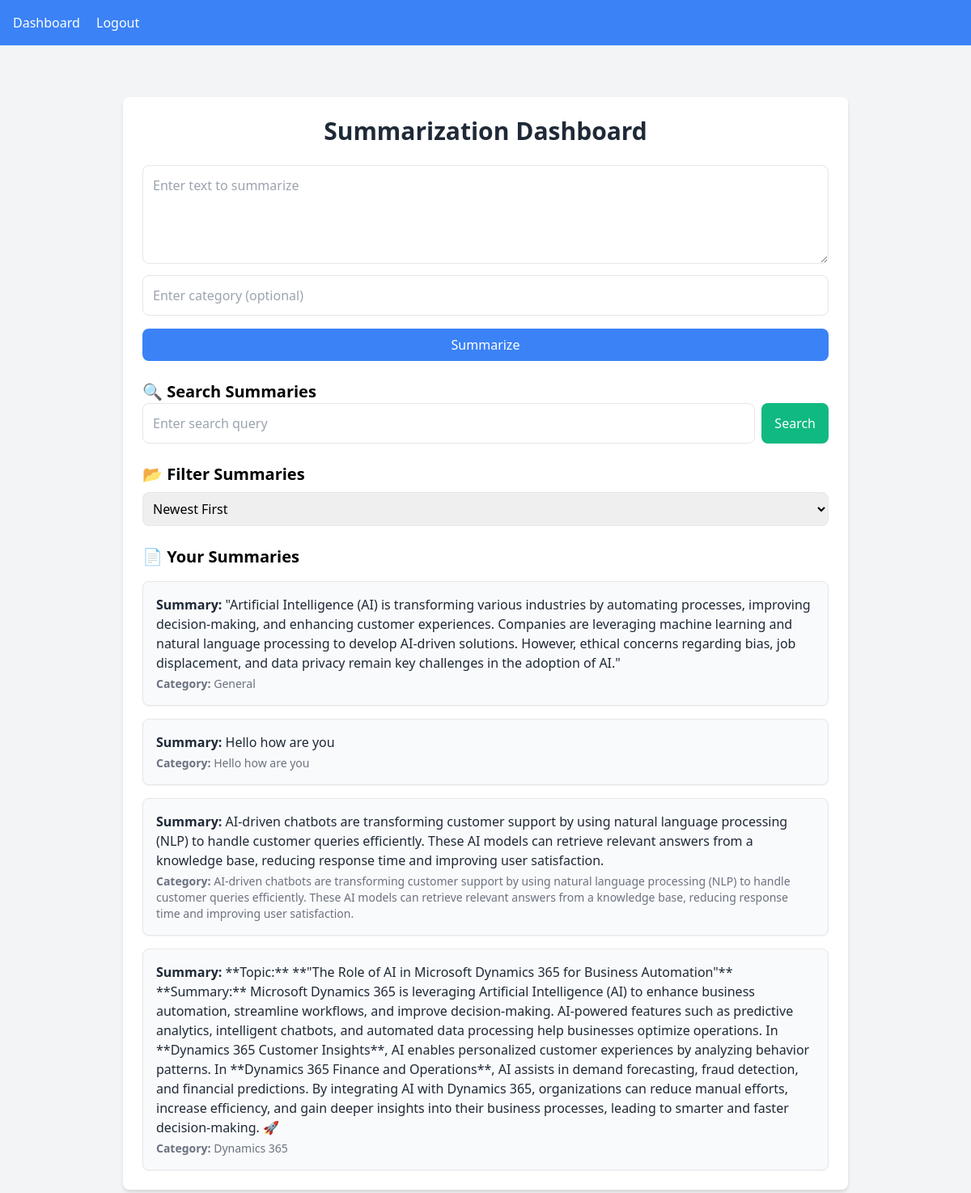
The app's page /get_search_term/ with its own data.
### vector_search/models.py (models this page shows, shortened)
class Summary(models.Model):
    user = models.ForeignKey(User, on_delete=models.CASCADE)  # ✅ Link to user
    text = models.TextField()
    embedding_id = models.CharField(max_length=100, unique=True)
    category = models.CharField(max_length=50, blank=True)  # ✅ Allow category filtering
    created_at = models.DateTimeField(default = now)  # ✅ Temporarily allow NULL

### vector_search/views.py (the view)
# urls.py: path('get_search_term/',get_search_summary,name='get_search_term'),
def get_search_summary(request):
    if request.method == "GET":
        search_term = request.GET.get('search_query','')
        summaries = Summary.objects.filter(text__icontains = search_term)
        return render(request, "vector_search/dashboard.html", {"summaries": summaries})

### vector_search/templates/vector_search/dashboard.html (shortened to what this page needs)
{% extends "vector_search/base.html" %}
{% load static %}
{% block content %}
<div class="max-w-4xl mx-auto mt-10 bg-white p-6 rounded-lg shadow-md">
    <h2 class="text-3xl font-bold text-center text-gray-800 mb-6">Summarization Dashboard</h2>
    <form id="summaryForm">
        <textarea id="text" class="w-full p-3 border rounded-lg" rows="4" placeholder="Enter text to summarize" required></textarea>
        <input type="text" id="category" class="w-full p-3 border rounded-lg mt-2" placeholder="Enter category (optional)">
        <button type="submit" class="w-full bg-blue-500 text-white py-2 mt-4 rounded-lg hover:bg-blue-700">
            Summarize
        </button>
    </form>
    <h3 class="text-xl font-semibold mt-6">🔍 Search Summaries</h3>
    <form id="searchForm" class="mb-4 flex space-x-2">
        <input type="text" id="search_query" name="search_query" class="w-full p-3 border rounded-lg" placeholder="Enter search query" required>
        <button type="submit" class="bg-green-500 text-white px-4 py-2 rounded-lg hover:bg-green-700">Search</button>
    </form>
    <h3 class="text-xl font-semibold mt-6">📂 Filter Summaries</h3>
    <select id="sort_order" class="w-full p-2 border rounded-lg mt-2">
        <option value="desc">Newest First</option>
    </select>
    <h3 class="text-xl font-semibold mt-6">📄 Your Summaries</h3>
    <div id="summary_list" class="mt-4 space-y-4">
        {% for summary in summaries %}
            <div class="p-4 border rounded-lg shadow-sm bg-gray-50">
                <p class="text-gray-800"><strong>Summary:</strong> {{ summary.text }}</p>
                <p class="text-gray-500 text-sm mt-1"><strong>Category:</strong> {{ summary.category }}</p>
            </div>
        {% empty %}
            <p class="text-gray-500">No summaries found.</p>
        {% endfor %}
    </div>
</div>
{% endblock %}

### vector_search/templates/vector_search/base.html (shortened to what this page needs)
<!DOCTYPE html>
<html lang="en">
<head>
    <link rel="stylesheet" href="https://cdn.jsdelivr.net/npm/tailwindcss@2.2.19/dist/tailwind.min.css">
</head>
<body class="bg-gray-100">
    <nav class="p-4 bg-blue-500 text-white">
        <a href="{% url 'dashboard' %}" class="mr-4">Dashboard</a>
        <a href="{% url 'logout' %}">Logout</a>
    </nav>
    <div class="container mx-auto p-6">
        {% block content %}{% endblock %}
    </div>
</body>
</html>

### records on screen
Summary: text "\"Artificial Intelligence (AI) is transforming various industries by automating processes, improving decision-making, and enhancing customer experiences. Companies are leveraging machine learning and natural language processing to develop AI-driven solutions. However, ethical concerns regarding bias, job displacement, and data privacy remain key challenges in the adoption of AI.\"", category "General"
Summary: text "Hello how are you", category "Hello how are you"
Summary: text "AI-driven chatbots are transforming customer support by using natural language processing (NLP) to handle customer queries efficiently. These AI models can retrieve relevant answers from a knowledge base, reducing response time and improving user satisfaction.", category "AI-driven chatbots are transforming customer support by using natural language processing (NLP) to handle customer queries efficiently. These AI models can retrieve relevant answers from a knowledge base, reducing response time and improving user satisfaction."
Summary: text "**Topic:** **\"The Role of AI in Microsoft Dynamics 365 for Business Automation\"** **Summary:** Microsoft Dynamics 365 is leveraging Artificial Intelligence (AI) to enhance business automation, streamline workflows, and improve decision-making. AI-powered features such as predictive analytics, intelligent chatbots, and automated data processing help businesses optimize operations. In **Dynamics 365 Customer Insights**, AI enables personalized customer experiences by analyzing behavior patterns. In **Dynamics 365 Finance and Operations**, AI assists in demand forecasting, fraud detection, and financial predictions. By integrating AI with Dynamics 365, organizations can reduce manual efforts,…", category "Dynamics 365"
